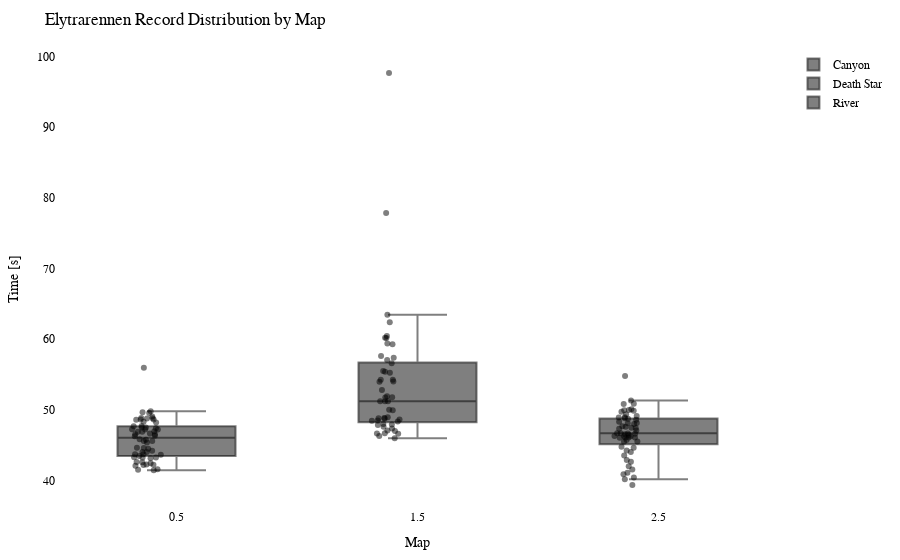

Source (notebook cell):
### Code cell
import plotly.graph_objects as go
import plotly.io as pio

df = getRecordsDataframe(minigame="Elytrarennen")

# Calculate the offset for centering the data points
num_columns = len(df.columns)
offset = 0.5

# Create a Swarm plot using Plotly
fig = go.Figure()

for i, column in enumerate(df.columns):
    x_values = [i + offset] * len(df[column])  # Adjust x-values with offset for horizontal centering
    fig.add_trace(go.Box(x=x_values,
                         y=df[column],
                         name=column,
                         boxpoints='all',
                         pointpos=-0.5,  # Adjust point position to prevent overlapping
                         marker=dict(color='rgba(0,0,0,0.5)', size=6),  # Adjust marker color and size
                         hovertext=df.index,
                         hoverinfo='text+y'))

fig.update_layout(title="Elytrarennen Record Distribution by Map",
                  xaxis=dict(title="Map"),
                  yaxis=dict(title="Time [s]"),
                  showlegend=True,
                  font=dict(family="Arial", size=12, color="black"),  # Customize font
                  plot_bgcolor="white",  # Set background color
                  margin=dict(l=50, r=50, t=50, b=50),  # Adjust margins for better layout
                  )

pio.show(fig)

pio.write_html(fig, "out/elytr_swarm_plot.html")

### Figure 1 — Plotly figure (JSON) as saved in the notebook; plotly's stock layout.template omitted (floating-point values rounded to 4 significant figures; data arrays with more than 128 entries replaced by an {"elided": "..."} marker saying what was removed)
{"data": [{"boxpoints": "all", "hoverinfo": "text+y", "hovertext": {"elided": "133 str values"}, "marker": {"color": "rgba(0,0,0,0.5)", "size": 6}, "name": "Canyon", "pointpos": -0.5, "type": "box", "x": {"elided": "133 float values"}, "y": {"elided": "133 float values"}}, {"boxpoints": "all", "hoverinfo": "text+y", "hovertext": {"elided": "133 str values"}, "marker": {"color": "rgba(0,0,0,0.5)", "size": 6}, "name": "Death Star", "pointpos": -0.5, "type": "box", "x": {"elided": "133 float values"}, "y": {"elided": "133 float values"}}, {"boxpoints": "all", "hoverinfo": "text+y", "hovertext": {"elided": "133 str values"}, "marker": {"color": "rgba(0,0,0,0.5)", "size": 6}, "name": "River", "pointpos": -0.5, "type": "box", "x": {"elided": "133 float values"}, "y": {"elided": "133 float values"}}], "layout": {"font": {"color": "black", "family": "Arial", "size": 12}, "margin": {"b": 50, "l": 50, "r": 50, "t": 50}, "plot_bgcolor": "white", "showlegend": true, "title": {"text": "Elytrarennen Record Distribution by Map"}, "xaxis": {"title": {"text": "Map"}}, "yaxis": {"title": {"text": "Time [s]"}}}}
